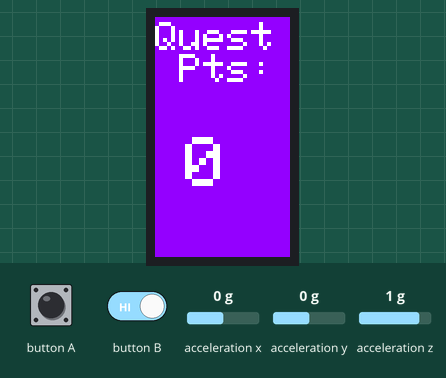
Simulated run of this sketch. Board: ESP32. Parts: 240×135 colour display. The test bench sets the inputs (shaded band); at power-on: acceleration x 0 g, acceleration y 0 g, acceleration z 1 g.

Above: at 1.4 s.
1.5 s: button A pressed for 0.15 s
At 2.1 s:
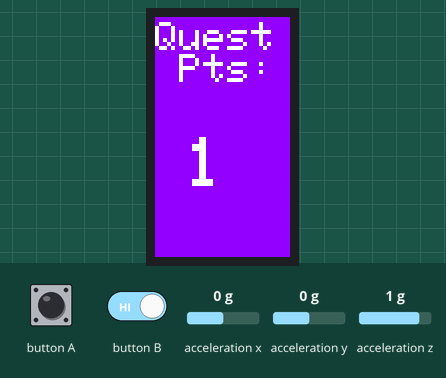
3.2 s: button A pressed for 1 s
At 4.3 s:
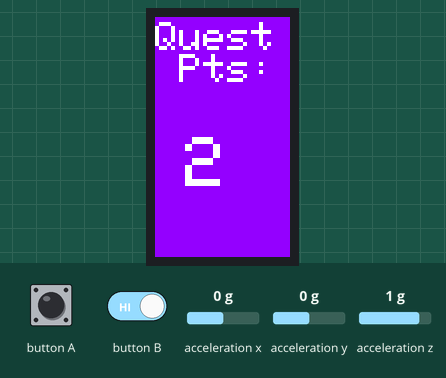
5.7 s: button A driven LOW and button B driven LOW
At 6.6 s:
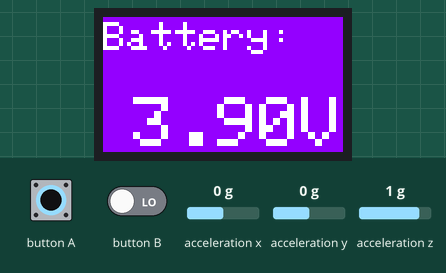
Timing chart, 0 to 8.7 s (numbered marks = the images above; inputs shaded):
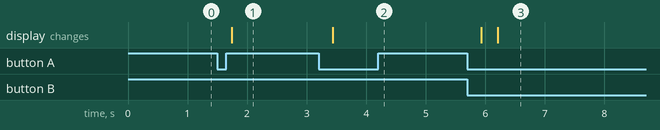

The sketch:

Counter_Time_Bat.ino
```cpp
#include <M5StickCPlus.h>
#include <RTClib.h>

int counter = 0;
bool showClock = false;  // flag to decide if the clock or counter is displayed
int currentHour = 0;
int currentMinute = 0;
//int currentState = 0;  // 0 for hours, 1 for minutes

enum DisplayState {
  COUNTER,
  CLOCK,
  BATTERY
};
DisplayState currentState = COUNTER; // Start with the counter screen

void setRTC() {
    RTC_TimeTypeDef timeStruct;
    timeStruct.Hours = currentHour;
    timeStruct.Minutes = currentMinute;
    timeStruct.Seconds = 0;
    M5.Rtc.SetTime(&timeStruct);  // Pass the address of timeStruct to SetTime
}

void updateDisplay();  // Forward declaration of updateDisplay function

uint16_t RGB24toRGB565(uint32_t rgb24) { //used to setup hex colors
  uint8_t r = (rgb24 & 0xFF0000) >> 16;
  uint8_t g = (rgb24 & 0x00FF00) >> 8;
  uint8_t b = rgb24 & 0x0000FF;

  return ((r >> 3) << 11) | ((g >> 2) << 5) | (b >> 3);
}

void displayTimeSetting() {
    M5.Lcd.fillScreen(TFT_BLACK);
    M5.Lcd.setTextSize(4);
    M5.Lcd.setCursor(20, 50);

    // Print the hour
    if (currentState == 0) {
        M5.Lcd.setTextColor(TFT_RED);  // Highlighting the hour when it's selected
    } else {
        M5.Lcd.setTextColor(TFT_WHITE);
    }
    M5.Lcd.print(currentHour);

    // Reset text color for the colon
    M5.Lcd.setTextColor(TFT_WHITE);
    M5.Lcd.print(":");

    // Print the minute
    if (currentState == 1) {
        M5.Lcd.setTextColor(TFT_RED);  // Highlighting the minute when it's selected
    } else {
        M5.Lcd.setTextColor(TFT_WHITE);
    }
    M5.Lcd.print(currentMinute);
}

void setup() {
  M5.begin();
  M5.IMU.Init();
  uint16_t rPurple = RGB24toRGB565(0x9300ff);
  M5.Lcd.fillScreen(rPurple);
  M5.Lcd.setTextColor(TFT_WHITE);
  M5.Rtc.begin();  // Initialize the RTC

  updateDisplay(); // Initial display update
}

void loop() {
  M5.update();  // Update button states

  // Button A (top) to increment counter and adjust time
if (M5.BtnA.wasPressed()) {
    if (showClock) {
      if (currentState == CLOCK) {
    if (currentHour < 23) {
        currentHour++;
    } else {
        currentHour = 0;
    }
} else if (currentState == COUNTER) {
    if (currentMinute < 59) {
        currentMinute++;
    } else {
        currentMinute = 0;
    }
}
      setRTC();  // <-- Update the RTC with the adjusted time
      displayTimeSetting();
    } else {
      counter++;
      delay(200);  // Debounce delay
    }
    updateDisplay();
}

  // Button B (bottom) to decrement counter and toggle time setting state
  if (M5.BtnB.wasPressed()) {
    if (showClock) {
      if (currentState == CLOCK) {
    currentState = COUNTER;
} else if (currentState == COUNTER) {
    currentState = CLOCK;
}
      displayTimeSetting();
    } else {
      counter--;
      delay(200);  // Debounce delay
    }
    updateDisplay();
  }

  // Shake detection for switching between clock and counter
  float ax, ay, az;
  M5.IMU.getAccelData(&ax, &ay, &az);
  float magnitude = sqrt(ax * ax + ay * ay + az * az);

  float shakeThreshold = 4; // Adjust this value based on sensitivity preference
  if (magnitude > shakeThreshold) {
  currentState = (currentState == CLOCK) ? COUNTER : CLOCK;
  delay(500); // Prevent repeated toggles from continuous shaking
  updateDisplay();
}

  // Check simultaneous button press
  if (M5.BtnA.isPressed() && M5.BtnB.isPressed()) {
    currentState = BATTERY;
    updateDisplay();
    delay(500);  // Debounce delay for this condition
  }

  delay(10);
}

void updateDisplay() {
  uint16_t rPurple = RGB24toRGB565(0x9300ff);
  M5.Lcd.fillScreen(rPurple);

  switch(currentState) {
    case COUNTER:
      displayCounter();
      break;
    case CLOCK:
      displayClock();
      break;
    case BATTERY:
      displayBattery();
      break;
  }
}

void displayBattery() {
  M5.Lcd.setRotation(1);  // Landscape mode
  M5.Lcd.setTextSize(4);
  M5.Lcd.setCursor(0, 5);
  M5.Lcd.println("Battery:");

  float batteryVoltage = M5.Axp.GetBatVoltage();

  M5.Lcd.setTextSize(26);
  M5.Lcd.setCursor(30, 80);
  M5.Lcd.print(batteryVoltage);
  M5.Lcd.print("V");
}

void displayCounter() {
  M5.Lcd.setRotation(0);  // Revert the rotation to default (portrait mode)
  M5.Lcd.setTextSize(4);
  M5.Lcd.setCursor(0, 5);
  M5.Lcd.println("Quest Pts:");

  M5.Lcd.setTextSize(48);
  M5.Lcd.setCursor(30, 120);
  M5.Lcd.println(counter);
}

void displayClock() {
  M5.Lcd.setRotation(1);  // Rotate the display by 90 degrees
  M5.Lcd.setTextSize(4);
  M5.Lcd.setCursor(0, 5);
  M5.Lcd.println("Time:");

  RTC_TimeTypeDef nowTime;
  M5.Rtc.GetTime(&nowTime);  // Get the current time

  char timeStr[10];
  sprintf(timeStr, "%02d:%02d", nowTime.Hours, nowTime.Minutes); // Access the hours and minutes from the structure

  M5.Lcd.setTextSize(26);
  M5.Lcd.setCursor(30, 80);
  M5.Lcd.println(timeStr);
}
```

Measured:
- after the input at 1.5 s, the display: changes after 0.25 s (image 1)
- after the input at 3.2 s, the display: changes after 0.24 s (image 2)
- after the input at 5.7 s, the display: first changes after 0.24 s (image 3 shows a later state)
